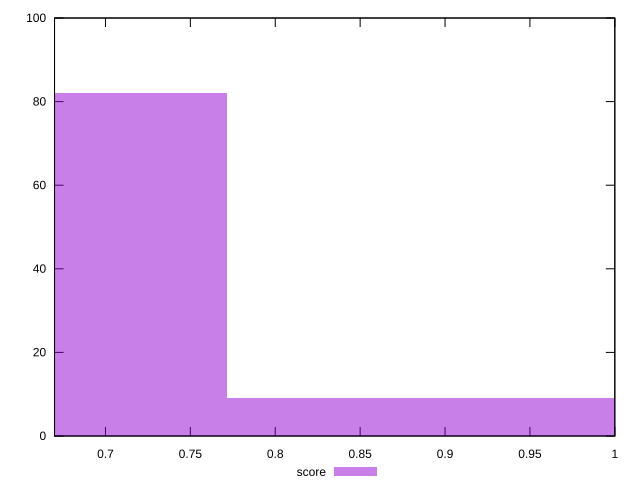

This chart was generated by the following gnuplot code:
reset

$score <<EOF
0.7124708798335946 82
0.9499611731114594 9
0.831216026472527 9
EOF

set key outside below
set boxwidth 0.11874514663893243
set xrange [0.67:1]
set yrange [0:100]
set trange [0:100]
set style fill transparent solid 0.5 noborder
set terminal svg size 640, 490 enhanced background rgb 'white'
set output "report_00015_2021-02-09T16-11-33.973Z/uses-rel-preconnect/samples/pages+cached+noadtech+nomedia/score/histogram.svg"

plot $score title "score" with boxes

reset
